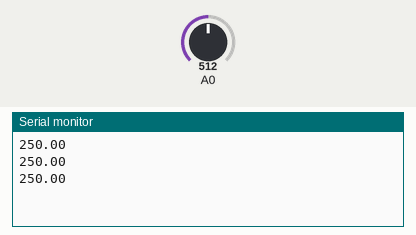
A sketch run on a simulated Arduino Uno, built with avr-gcc and run on an emulated ATmega328P. On the bench: the last lines printed to the serial monitor. Inputs (shaded band) come from the test bench; at power-on: A0 = 512.

Above: at 1.3 s.
1.4 s: A0 set to 716
At 1.9 s:
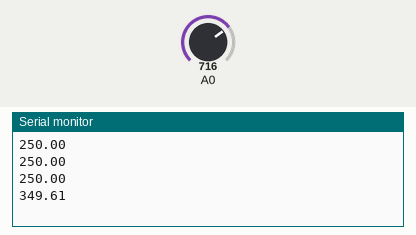
2.9 s: A0 set to 900
At 3.4 s:
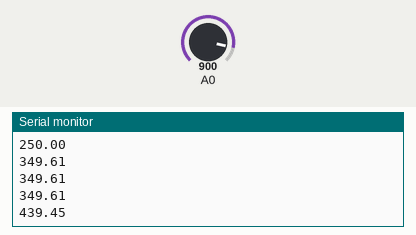
Timing chart, 0 to 5.9 s (numbered marks = the images above; inputs shaded):
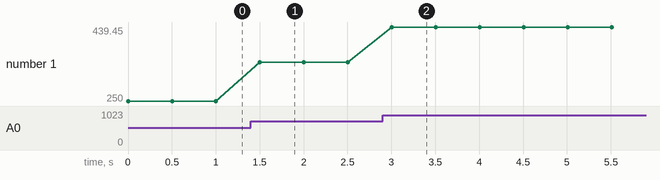

The sketch:

arduino.ino
```cpp
int tmp;

void setup() {
  // put your setup code here, to run once:
  Serial.begin(9600);
}

void loop() {
  tmp = analogRead(A0);

  float temp = ( tmp/1024.0)*5000;

  temp = temp/10;

  Serial.println(temp);
  delay(500);
}
```

Measured:
- after the input at 1.4 s, the serial monitor: prints a new line after 0.10 s (image 1)
- after the input at 2.9 s, the serial monitor: prints a new line after 0.10 s (image 2)
- plotted number 1: 250 → 349.61 after the input at 1.4 s, 349.61 → 439.45 after the input at 2.9 s
